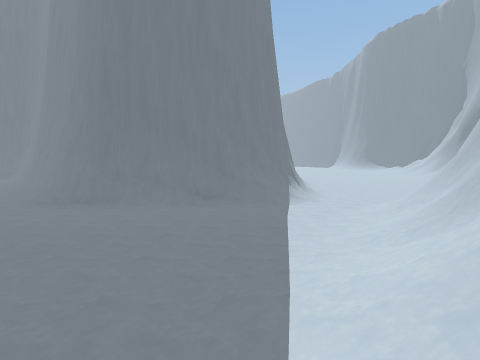
view 1 (above)

18 first-person views from a walk through a 3-D level made in the Unity game engine. The camera is 1.4 m above the floor, tilts 4° down and sees 80° across. The floor is counted in squares, 2 m on a side. Each view is taken from the middle of a square. On the plan, view 1 faces up. The plan holds only what a view shows up to about 10 squares ahead; the rest is blank. The place goes on beyond the plan. Some surface patterns are stand-ins.

view 2
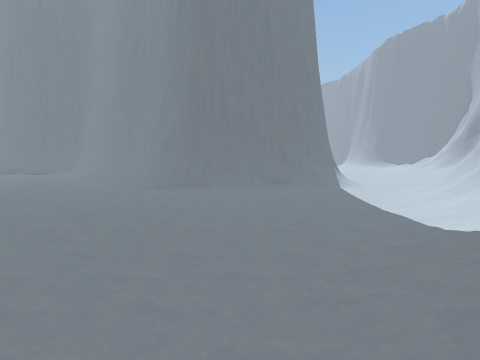

view 3
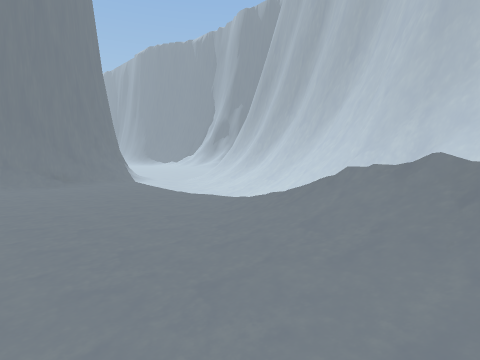

view 4
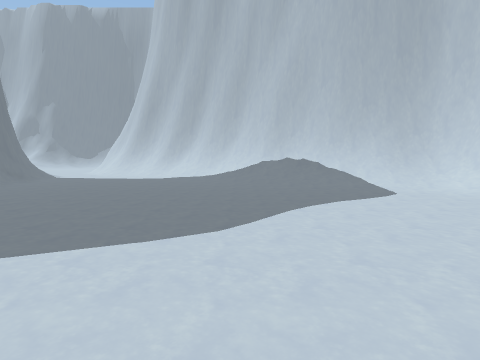

view 5
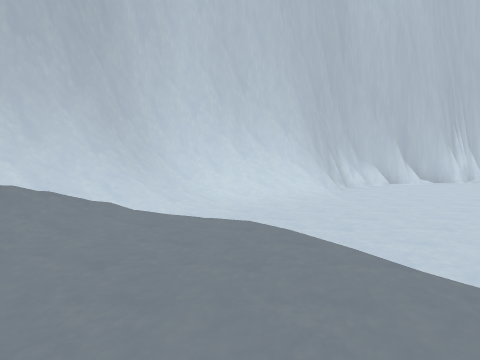

view 6
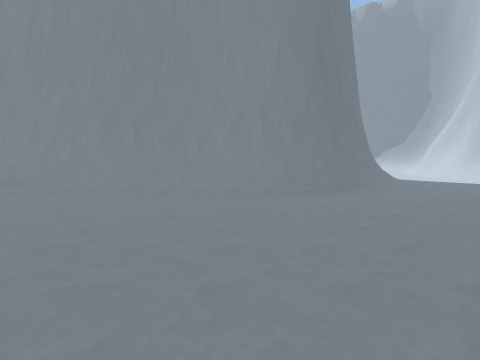

view 7
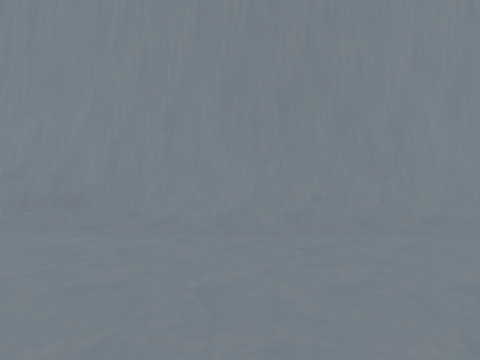

view 8
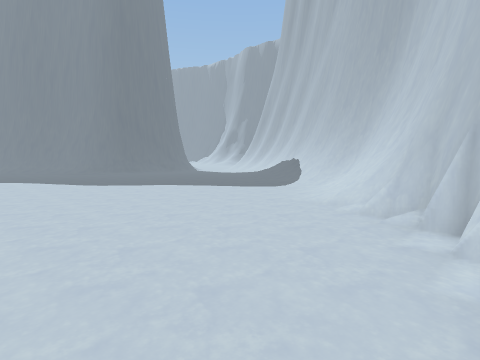

view 9
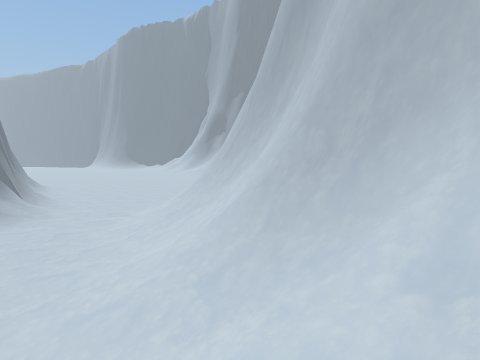

view 10
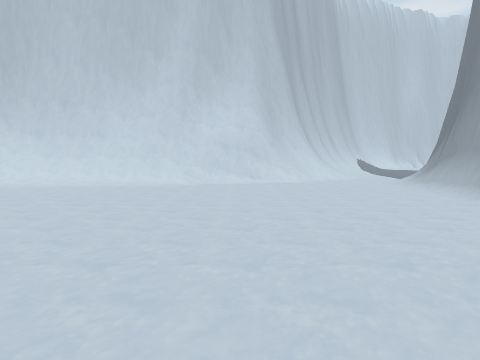

view 11
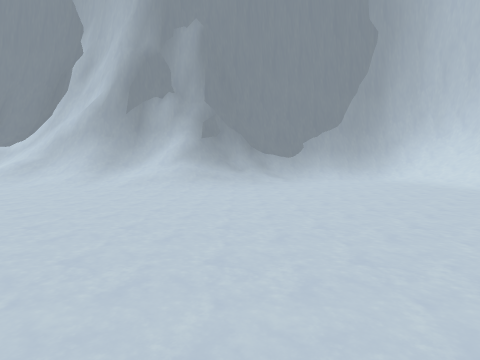

view 12
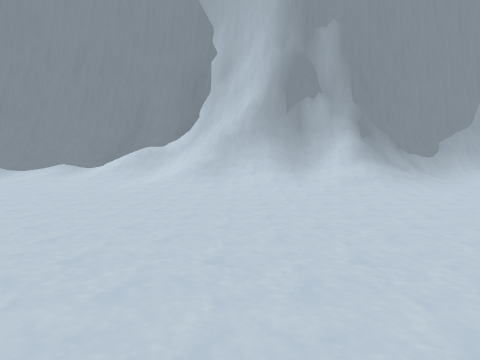

view 13
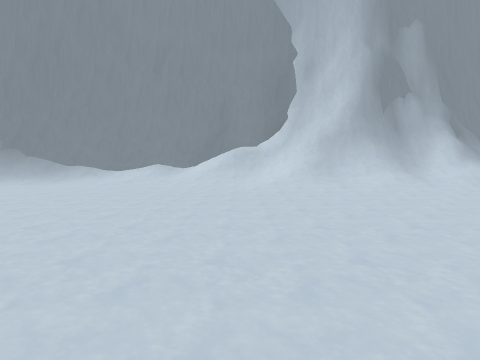

view 14
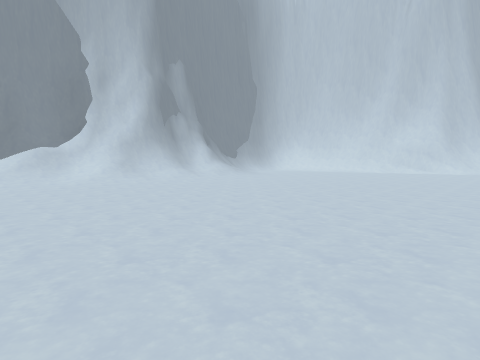

view 15
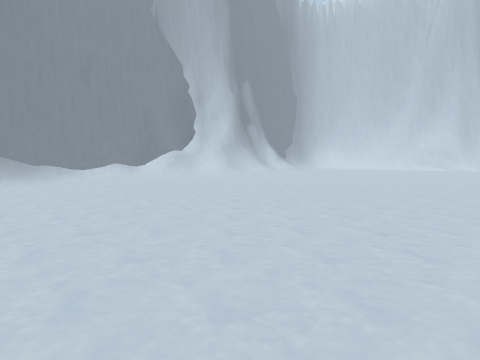

view 16
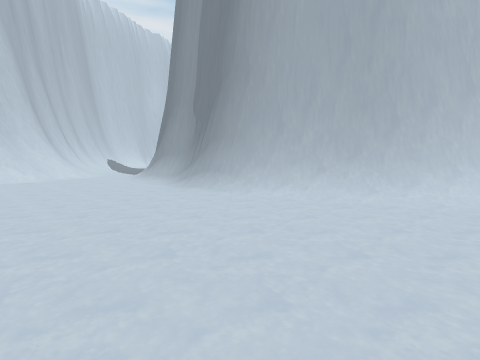

view 17
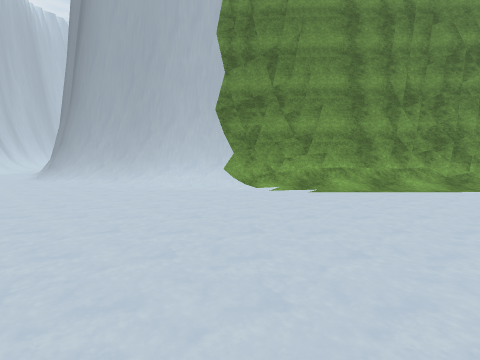

view 18
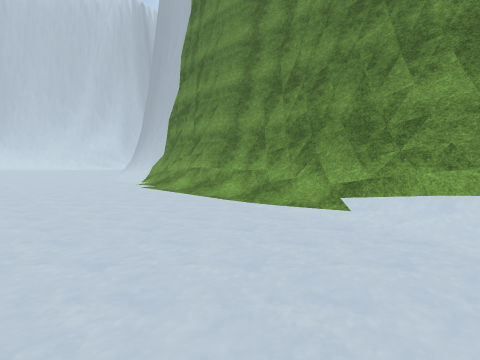

### Floor plan
Key: @ floor where view 1 was taken; # wall or solid block; . floor; / step, stairs or slope; = window, fence, low wall or low ledge.
Columns run from 10 left of view 1 to 15 right of it. Each row starts with its distance up from view 1.
 30              ......    ##
 29        .     ........../#
 28       ...    ........../##
 27      /....   ..........//#
 26     #/.....  ..........//#
 25     ##/................//#
 24      ##/...............//#
 23       #//.............///#
 22       ##//............//=#
 21        ##/............//##
 20         ##/...........//##
 19          ##/..........//#
 18           ##/.........//#
 17            #=.........//#
 16            ##.........//##
 15             #/........//##
 14             #/.........//#
 13 ##          #/..........//
 12 .##         #/.........../
 11 ..##        #............/
 10 ../##       #...........//
  9 .../##     ##......//////#
  8 ..../#######/../##########
  7 ...../###//.../=#
  6 ............./###
  5 ............//#
  4 ............/##
  3  ..........//#
  2  .........//##
  1  ........./##
  0 ........./@##
 -1  .......//##
 -2  .......//#
 -3 ......./=##
 -4 ......./##
 -5 .....//##
 -6 ..../###
 -7 ....###
 -8 ..###
 -9 ###

Positions as (right, up) in squares from view 1, and headings:
1: (0, 0), facing up
2: (-2, -2), facing up
3: (-3, -2), facing up-right
4: (-10, 0), facing right
5: (-4, 0), facing down
6: (-10, 4), facing up-right
7: (-10, 8), facing up-right
8: (-10, -8), facing up-right
9: (1, 2), facing up-right
10: (7, 17), facing down
11: (5, 15), facing right
12: (5, 20), facing right
13: (5, 23), facing right
14: (3, 25), facing down-right
15: (3, 30), facing down-right
16: (7, 19), facing down-left
17: (5, 25), facing down-left
18: (-3, 29), facing down
